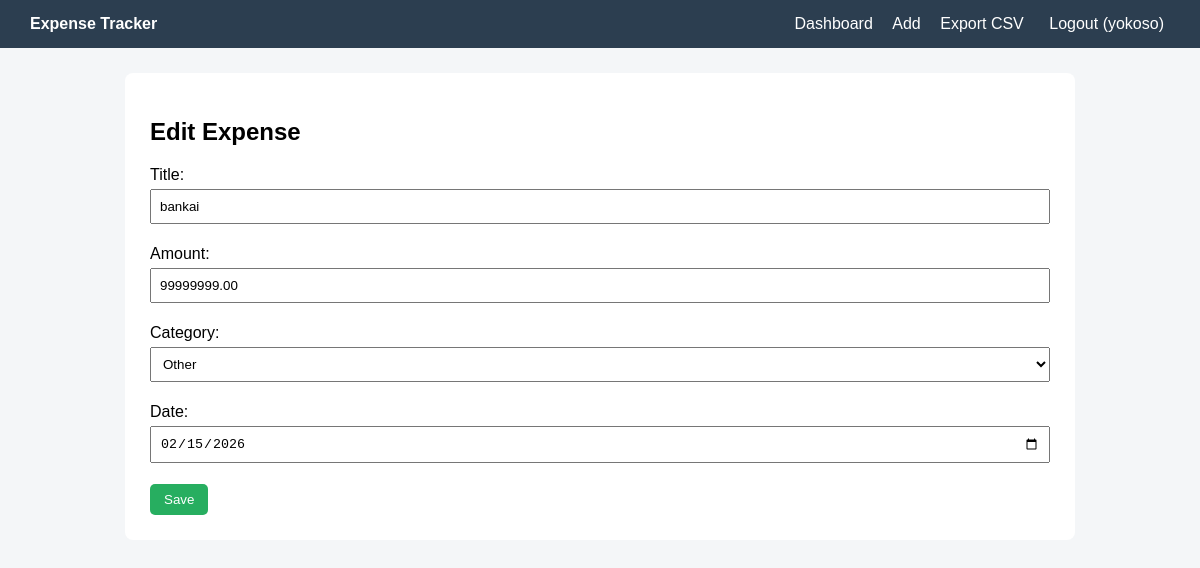
The app's page /edit/1/ (signed in) with its own data.
### tracker/models.py (models this page shows, shortened)
class Expense(models.Model):
    CATEGORIES = [
        ('Food', 'Food'), ('Travel', 'Travel'), ('Shopping', 'Shopping'),
        ('Bills', 'Bills'), ('Recharge', 'Recharge'), ('Other', 'Other'),
    ]
    user = models.ForeignKey(User, on_delete=models.CASCADE)
    title = models.CharField(max_length=100)
    amount = models.DecimalField(max_digits=10, decimal_places=2)
    category = models.CharField(max_length=20, choices=CATEGORIES)
    date = models.DateField()

### tracker/views.py (the view)
# urls.py: path('edit/<int:pk>/', views.edit_expense, name='edit_expense'),
@login_required
def edit_expense(request, pk):
    expense = get_object_or_404(Expense, pk=pk, user=request.user)
    form = ExpenseForm(request.POST or None, instance=expense)
    if form.is_valid():
        form.save()
        return redirect('dashboard')
    return render(request, 'tracker/expense_form.html', {'form': form, 'heading': 'Edit Expense'})

### tracker/forms.py
class ExpenseForm(forms.ModelForm):
    class Meta:
        model = Expense
        fields = ['title', 'amount', 'category', 'date']
        widgets = {'date': forms.DateInput(attrs={'type': 'date'})}

### tracker/templates/tracker/expense_form.html (shortened to what this page needs)
{% extends 'tracker/base.html' %}
{% block content %}
<h2>{{ heading }}</h2>
<form method="post">
  {{ form.as_p }}
  <button class="btn" type="submit">Save</button>
</form>
{% endblock %}

### tracker/templates/tracker/base.html (shortened to what this page needs)
<!DOCTYPE html>
<html>
<head>
</head>
<body>
  <nav>
    <b>Expense Tracker</b>
    <div>
      {% if user.is_authenticated %}
        <a href="{% url 'dashboard' %}">Dashboard</a>
        <a href="{% url 'add_expense' %}">Add</a>
        <a href="{% url 'export_csv' %}">Export CSV</a>
        <form method="post" action="{% url 'logout' %}" style="display:inline">
          {% csrf_token %}<button type="submit">Logout ({{ user.username }})</button>
        </form>
      {% else %}
        <a href="{% url 'login' %}">Login</a>
        <a href="{% url 'signup' %}">Signup</a>
      {% endif %}
    </div>
  </nav>
  <div class="container">{% block content %}{% endblock %}</div>
</body>
</html>

### tracker/templates/tracker/base.html (style rules this page uses)
body { font-family: Arial, sans-serif; background: #f4f6f8; margin: 0; }
nav { background: #2c3e50; color: white; padding: 14px 30px; display: flex; justify-content: space-between; align-items: center; }
nav a, nav button { color: white; margin-left: 15px; text-decoration: none; background: none; border: none; font-size: 16px; cursor: pointer; }
.container { max-width: 900px; margin: 25px auto; background: white; padding: 25px; border-radius: 8px; }
.btn { background: #27ae60; color: white; padding: 8px 14px; border-radius: 5px; text-decoration: none; border: none; cursor: pointer; }
input, select { padding: 8px; margin: 5px 0; width: 100%; box-sizing: border-box; }

### records on screen
Expense: title "bankai", amount "99999999.00", category "Other", date "02/15/2026"

### other values on screen
{{ user.username }} "yokoso"
{{ heading }} "Edit Expense"
